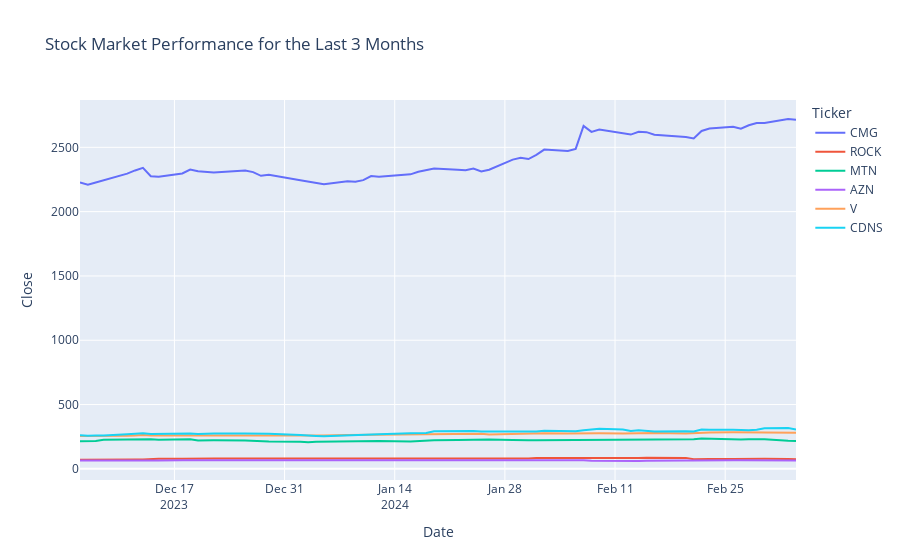

Notebook code for this chart:
### Code cell
# first df plot
fig = px.line(df1, x='Date', 
              y='Close', 
              color='Ticker', 
              title="Stock Market Performance for the Last 3 Months")
fig.show()
